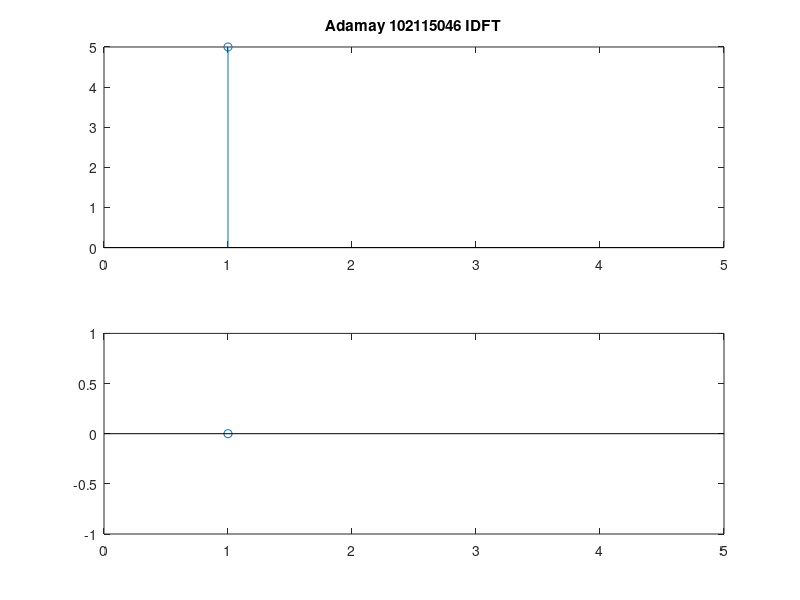

Write the MATLAB code that produced this figure.
clc
clear all;
xz=input('enter sequence:')
N=length(xz)
XF=zeros(1,N);
for k=0:N-1
     for n=0:N-1
         
          XF(k+1) = XF(k+1) + xz(n+1)*exp((1*1i*2*pi*k*n)/N);
     end
end
 X=XF/N
 figure
 subplot(2,1,1)
 stem(abs(X))
 xlim([0 5])
 title('Adamay 102115046 IDFT')
 subplot(2,1,2)
 stem(angle(X))

 xlim([0 5])
 %ifft(xz)
 %[2.5000 + 0.0000i,  -0.5000 - 0.5000i,  -0.5000 + 0.0000i,  -0.5000 + 0.5000i]